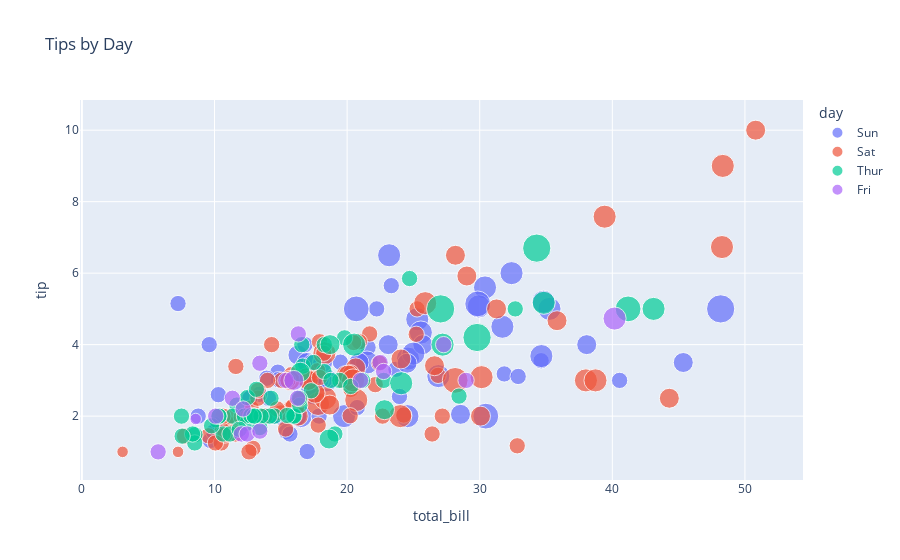

The code cell stored with this chart in its notebook:
### Code cell
px.scatter(tips,x = 'total_bill', y ='tip', title ='Tips by Day', color ='day',size='size')
